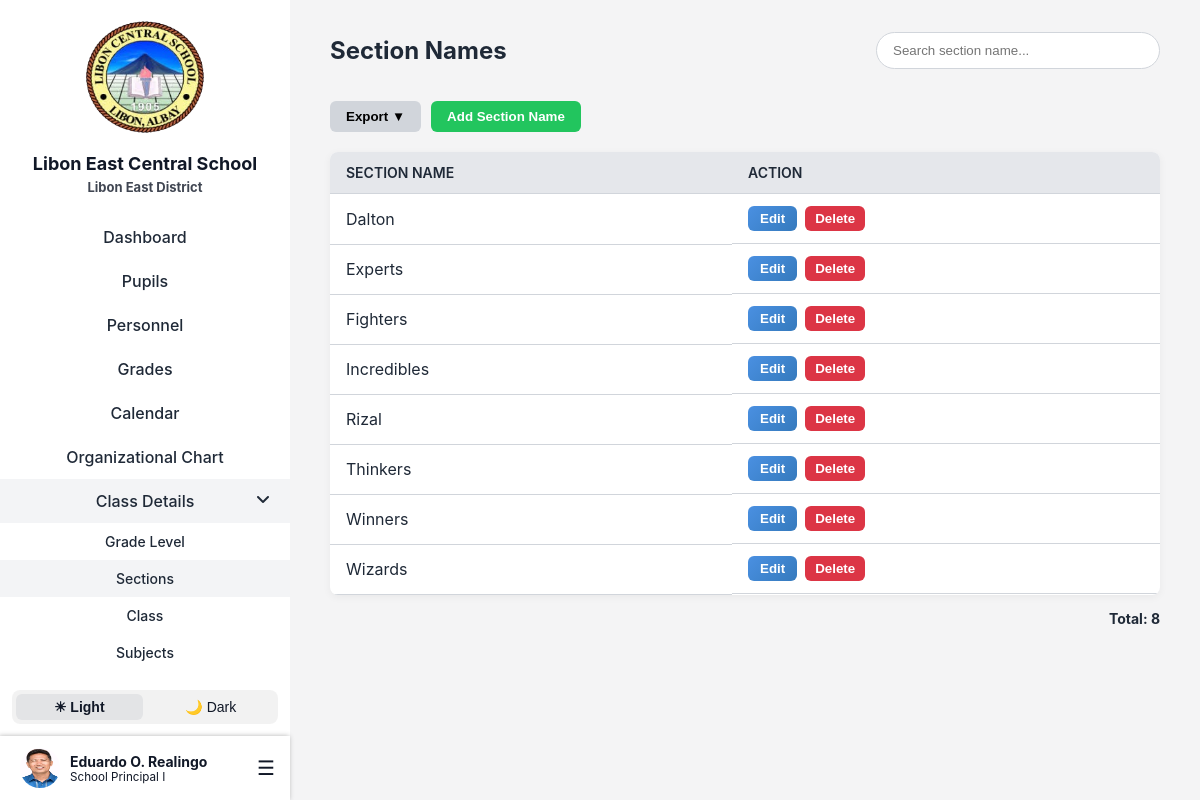
Page /Landing/Login/Page/adminSectionName.php (signed in) on the committed database.
### tables this page shows
CREATE TABLE `teachers` (
  `teacher_id` int(11) NOT NULL,
  `first_name` varchar(100) DEFAULT NULL,
  `middle_name` varchar(100) DEFAULT NULL,
  `last_name` varchar(100) DEFAULT NULL,
  `employee_no` varchar(20) DEFAULT NULL,
  `email` varchar(100) DEFAULT NULL,
  `password` varchar(255) DEFAULT NULL,
  `gender` enum('Male','Female','Other') DEFAULT NULL,
  `birthdate` date DEFAULT NULL,
  `age` int(11) DEFAULT NULL,
  `contact_no` varchar(20) DEFAULT NULL,
  `house_no_street` varchar(255) DEFAULT NULL,
  `barangay` varchar(255) DEFAULT NULL,
  `municipality` varchar(255) DEFAULT NULL,
  `province` varchar(255) DEFAULT NULL,
  `position` varchar(255) NOT NULL,
  `image` varchar(255) NOT NULL DEFAULT 'teacher.png',
  `user_type` char(1) NOT NULL DEFAULT 't' COMMENT 'a - admin\r\nt- teacher\r\nn- non-teaching',
  `user_status` char(1) NOT NULL DEFAULT 'a' COMMENT 'a - active\r\ni - inactive',
  `created_at` datetime DEFAULT current_timestamp(),
  `updated_at` datetime DEFAULT current_timestamp() ON UPDATE current_timestamp(),
  `created_by` int(11) DEFAULT NULL,
  `updated_by` int(11) DEFAULT NULL
);

CREATE TABLE `section_name` (
  `section_name_id` int(11) NOT NULL,
  `section_name` varchar(255) NOT NULL,
  `created_at` datetime DEFAULT current_timestamp(),
  `updated_at` datetime DEFAULT current_timestamp() ON UPDATE current_timestamp(),
  `created_by` int(11) DEFAULT NULL,
  `updated_by` int(11) DEFAULT NULL
);

### Landing/Login/Page/adminSectionName.php (the view, shortened to what this page needs)
<?php
include 'lecs_db.php';
?>
<!DOCTYPE html>
<html lang="en">
<head>
    <link rel="stylesheet" href="css/adminSectionName.css">
    <link rel="stylesheet" href="css/sidebar.css">
</head>
<body>
<div class="container">
<?php include 'sidebar.php'; ?>
  <div class="main-content">
    <div class="header">
      <h1>Section Names</h1>
      <form method="GET" style="margin:0;">
        <input type="text" name="search" placeholder="Search section name..."
          value="<?php echo isset($_GET['search']) ? htmlspecialchars($_GET['search']) : ''; ?>">
      </form>
    </div>
    <div class="header-buttons">
      <div class="export-dropdown">
        <button type="button" class="export-btn" onclick="toggleDropdown()">Export ▼</button>
      </div>
      <button type="button" class="add-btn" onclick="openAddModal()">Add Section Name</button>
    </div>
    <table>
      <thead>
        <tr>
          <th>Section Name</th>
          <th>Action</th>
        </tr>
      </thead>
      <tbody>
        <?php
        $where = "";
        $sql = "SELECT * FROM section_name $where ORDER BY section_name ASC";
        $result = $conn->query($sql);
        if ($result && $result->num_rows > 0) {
          while ($row = $result->fetch_assoc()) {
            echo "<tr>
                <td>" . htmlspecialchars($row['section_name']) . "</td>
                <td class='action-btns'>
                  <button class='edit-btn' onclick=\"openEditModal({$row['section_name_id']}, '" . htmlspecialchars($row['section_name']) . "')\">Edit</button>
                  <button class='delete-btn' onclick=\"openDeleteModal({$row['section_name_id']}, '" . htmlspecialchars($row['section_name']) . "')\">Delete</button>
                </td>
            </tr>";
          }
        } else {
          echo "<tr><td colspan='2'>No section names found</td></tr>";
        }
        ?>
      </tbody>
    </table>
    <div class="total-count">
      <?php
      $countQuery = "SELECT COUNT(*) as total FROM section_name $where";
      $countResult = $conn->query($countQuery);
      $countRow = $countResult->fetch_assoc();
      echo "Total: " . $countRow['total'];
      ?>
    </div>
  </div>
</div>
</body>
</html>

### Landing/Login/Page/sidebar.php (shortened to what this page needs)
<?php
include 'lecs_db.php';
$current_page = basename($_SERVER['PHP_SELF']);
$classInfoPages = ['adminGradeLevel.php', 'adminSections.php', 'adminSubjects.php', 'adminSchoolYear.php', 'adminSectionName.php', 'adminOrganizationalChart'];
$isClassInfoActive = in_array($current_page, $classInfoPages);
if (!function_exists('arabic_to_roman')) {
    function arabic_to_roman($num) {
        $roman_numerals = [
            1000 => 'M', 900 => 'CM', 500 => 'D', 400 => 'CD',
            100 => 'C', 90 => 'XC', 50 => 'L', 40 => 'XL',
            10 => 'X', 9 => 'IX', 5 => 'V', 4 => 'IV', 1 => 'I'
        ];
        $roman = '';
        foreach ($roman_numerals as $value => $symbol) {
            while ($num >= $value) {
                $roman .= $symbol;
                $num -= $value;
            }
        }
        return $roman;
    }
}
if (!function_exists('format_position')) {
    function format_position($pos) {
        $is_principal = stripos($pos, 'principal') !== false;
        if (preg_match('/(.*) (\d+)$/', $pos, $matches)) {
            $base = $matches[1];
            $num = intval($matches[2]);
            $roman = arabic_to_roman($num);
            $new_pos = $base . ' ' . $roman;
        } else {
            $new_pos = $pos;
        }
        if ($is_principal) {
            $new_pos = 'School ' . $new_pos;
        }
        return $new_pos;
    }
}
$admin_id = isset($_SESSION['teacher_id']) ? intval($_SESSION['teacher_id']) : 0;
$adminData = [
    'first_name' => 'Admin',
    'middle_name' => '',
    'last_name' => 'User',
    'position' => 'Administrator',
    'image' => 'teacher.png'
];
if ($admin_id > 0 && $_SESSION['user_type'] === 'a') {
    $stmt = $conn->prepare("SELECT first_name, middle_name, last_name, position, image FROM teachers WHERE teacher_id = ?");
    $stmt->bind_param("i", $admin_id);
    $stmt->execute();
    $res = $stmt->get_result();
    if ($res && $res->num_rows > 0) {
        $adminData = $res->fetch_assoc();
    }
}
$middle_initial = !empty($adminData['middle_name']) ? substr($adminData['middle_name'], 0, 1) . '.' : '';
$full_name = trim($adminData['first_name'] . ' ' . $middle_initial . ' ' . $adminData['last_name']);
?>
<link rel="stylesheet" href="css/all.min.css">
<link rel="stylesheet" href="css/sidebar.css">
<div class="sidebar">
    <div class="sidebar-top">
        <img class="logo" src="images/lecs-logo no bg.png" alt="School Logo">
        <h2>Libon East Central School</h2>
        <small class="east">Libon East District</small>
        <div class="nav-links">
            <a href="adminDashboard.php" class="<?= ($current_page == 'adminDashboard.php') ? 'active' : '' ?>">Dashboard</a>
            <a href="adminPupils.php" class="<?= ($current_page == 'adminPupils.php' || $current_page == 'add_pupil.php' || $current_page == 'adminPupilsProfile.php') ? 'active' : '' ?>">Pupils</a>
            <a href="adminTeachers.php" class="<?= ($current_page == 'adminTeachers.php' || $current_page == 'add_teacher.php' || $current_page == 'edit_teacher.php') ? 'active' : '' ?>">Personnel</a>
            <a href="adminGrades.php" class="<?= ($current_page == 'adminGrades.php' || $current_page == 'adminViewGrades.php') ? 'active' : '' ?>">Grades</a>
            <a href="adminEventCalendar.php" class="<?= ($current_page == 'adminEventCalendar.php') ? 'active' : '' ?>">Calendar</a>
            <a href="adminOrganizationalChart.php" class="<?= ($current_page == 'adminOrganizationalChart.php') ? 'active' : '' ?>">Organizational Chart</a>
            <a href="#" id="classInfoLink" class="class-info <?= $isClassInfoActive ? 'active' : '' ?>">
                <span>Class Details</span>
                <i id="classInfoIcon" class="fa-solid <?= $isClassInfoActive ? 'fa-angle-down' : 'fa-angle-right' ?>"></i>
            </a>
            <div id="classInfoSubmenu" class="submenu <?= $isClassInfoActive ? 'show' : '' ?>">
                <a href="adminGradeLevel.php" class="<?= ($current_page == 'adminGradeLevel.php') ? 'active' : '' ?>">Grade Level</a>
                <a href="adminSectionName.php" class="<?= ($current_page == 'adminSectionName.php') ? 'active' : '' ?>">Sections</a>
                <a href="adminSections.php" class="<?= ($current_page == 'adminSections.php') ? 'active' : '' ?>">Class</a>
                <a href="adminSubjects.php" class="<?= ($current_page == 'adminSubjects.php') ? 'active' : '' ?>">Subjects</a>
                <a href="adminSchoolYear.php" class="<?= ($current_page == 'adminSchoolYear.php') ? 'active' : '' ?>">School Years</a>
            </div>
        </div>
    </div>
    <div class="sidebar-bottom">
        <div class="toggle-mode">
            <button class="toggle-btn light-mode" onclick="setMode('light')">☀ Light</button>
            <button class="toggle-btn dark-mode" onclick="setMode('dark')">🌙 Dark</button>
        </div>
        <div class="profile-menu">
            <div class="profile">
                <img src="Uploads/teachers/<?= htmlspecialchars($adminData['image']) ?>" alt="Profile Picture">
                <div class="profile-info">
                    <strong><?= htmlspecialchars($full_name) ?></strong>
                    <small><?= htmlspecialchars(format_position($adminData['position'])) ?></small>
                </div>
            </div>
            <div class="burger" role="button" aria-label="Open menu" tabindex="0">&#9776;</div>
        </div>
    </div>
</div>

### Landing/Login/Page/css/adminSectionName.css (style rules this page uses)
:root { --primary-color: #2563eb; --primary-hover: #1d4ed8; --success-color: #22c55e; --danger-color: #ef4444; --background-light: #f4f4f5; --background-dark: #1e293b; --sidebar-light: #ffffff; --sidebar-dark: #0f172a; --text-light: #1f2937; --text-dark: #f1f5f9; --accent: #e5e7eb; --border-color: #d1d5db; }
body { margin: 0; font-family: 'Inter', sans-serif; transition: background-color 0.3s, color 0.3s; }
:root.light { background-color: var(--background-light); color: var(--text-light); }
.container { display: flex; min-height: 100vh; }
.main-content { flex: 1; padding: 20px 40px; margin-left: 290px; transition: background-color 0.3s, color 0.3s; }
.header { display: flex; justify-content: space-between; align-items: center; margin-bottom: 20px; }
.header h1 { font-size: 24px; font-weight: 700; }
.header input[type="text"] { padding: 10px 16px; border-radius: 20px; border: 1px solid var(--border-color); outline: none; width: 250px; transition: border 0.3s, box-shadow 0.3s; }
.header-buttons { display: flex; gap: 10px; margin-bottom: 20px; }
.header-buttons button { padding: 8px 16px; border: none; border-radius: 6px; cursor: pointer; font-weight: 600; transition: background 0.3s, transform 0.1s; }
.export-btn { background-color: #d1d5db; }
.add-btn { background-color: var(--success-color); color: white; }
table { width: 100%; border-collapse: collapse; background-color: var(--sidebar-light); border-radius: 8px; overflow: hidden; box-shadow: 0 2px 8px rgba(0,0,0,0.05); }
th, td { padding: 12px 16px; text-align: left; border-bottom: 1px solid var(--border-color); }
th { background-color: var(--accent); font-weight: 600; font-size: 14px; text-transform: uppercase; }
.action-btns { display: flex; gap: 8px; }
.edit-btn { background: linear-gradient(135deg, #4a90e2, #357ABD); color: white; padding: 5px 12px; font-weight: 600; border: none; border-radius: 6px; }
.delete-btn { background-color: #dc3545; color: white; padding: 5px 10px; text-decoration: none; border-radius: 6px; border: none; font-weight: 600; }
.total-count { text-align: right; margin-top: 15px; font-weight: bold; font-size: 14px; }
.export-dropdown { position: relative; display: inline-block; }
.show { display: block; }

### rows in the picture
teachers: image (picture), full_name "Eduardo O. Realingo", position "School Principal I"
section_name: section_name "Dalton"
section_name: section_name "Experts"
section_name: section_name "Fighters"
section_name: section_name "Incredibles"
section_name: section_name "Rizal"
section_name: section_name "Thinkers"
section_name: section_name "Winners"
section_name: section_name "Wizards"

### other values in the picture
$countRow['total'] "8"
